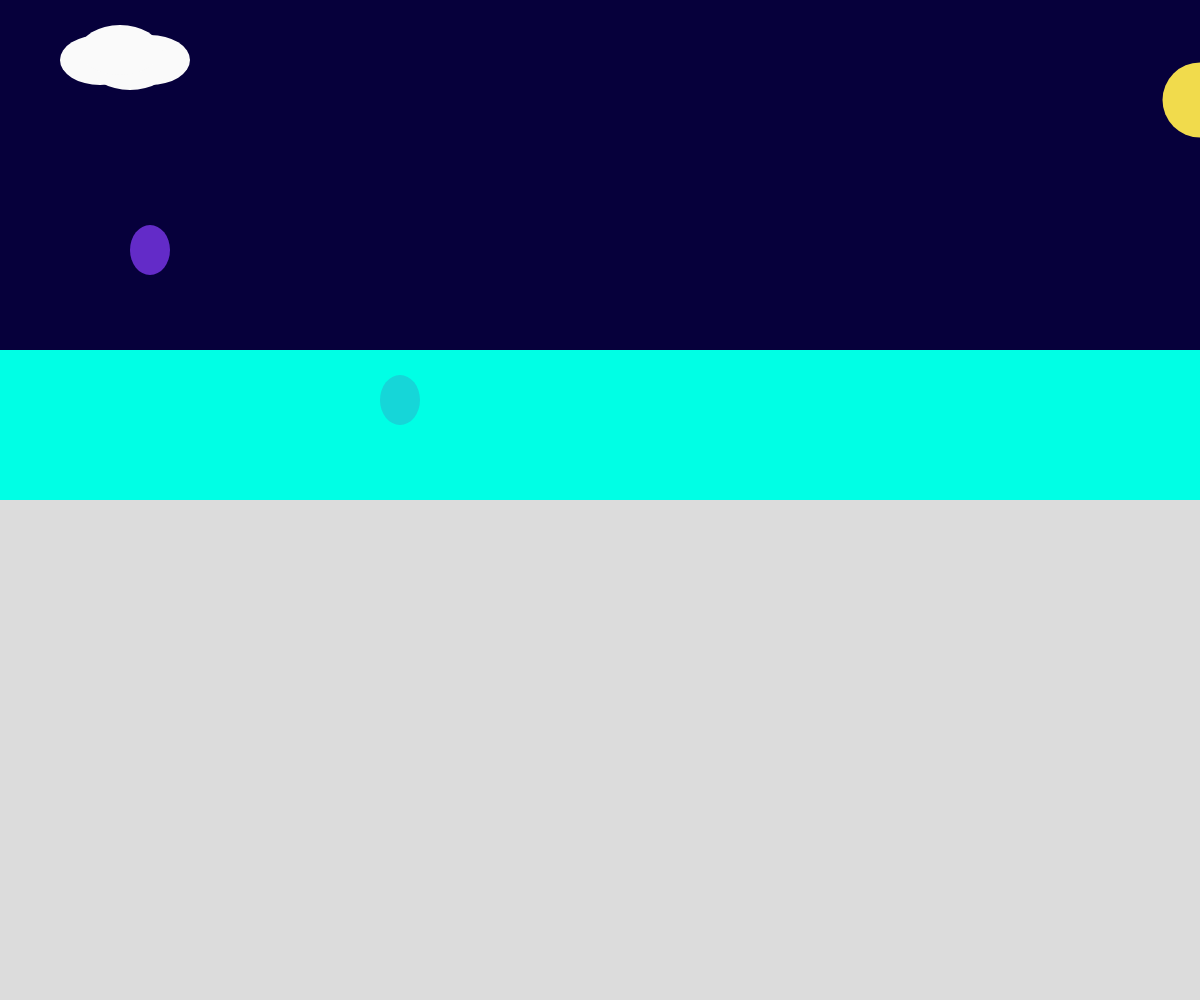
Frame 1 (no input)
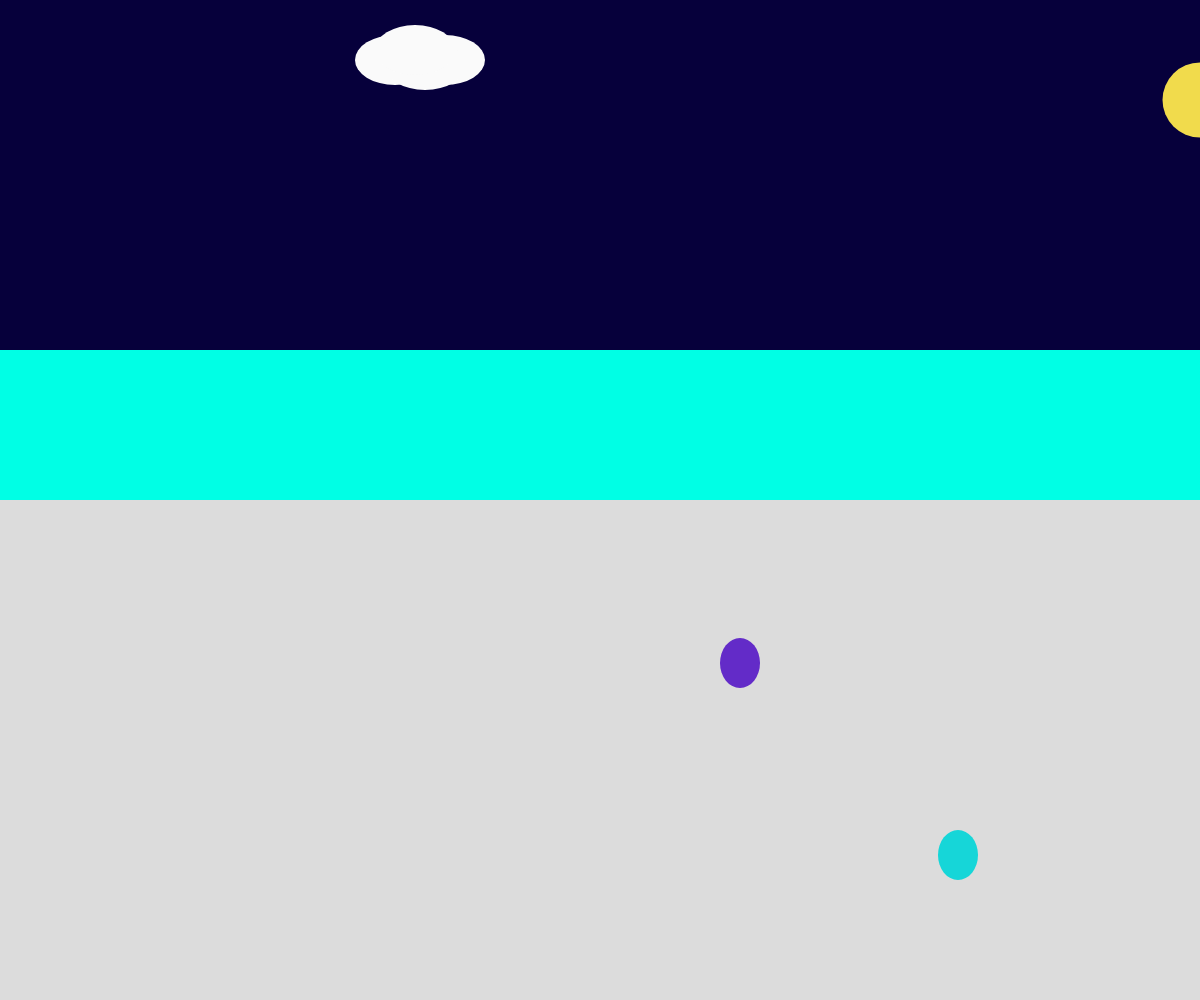
Frame 60 (no input)
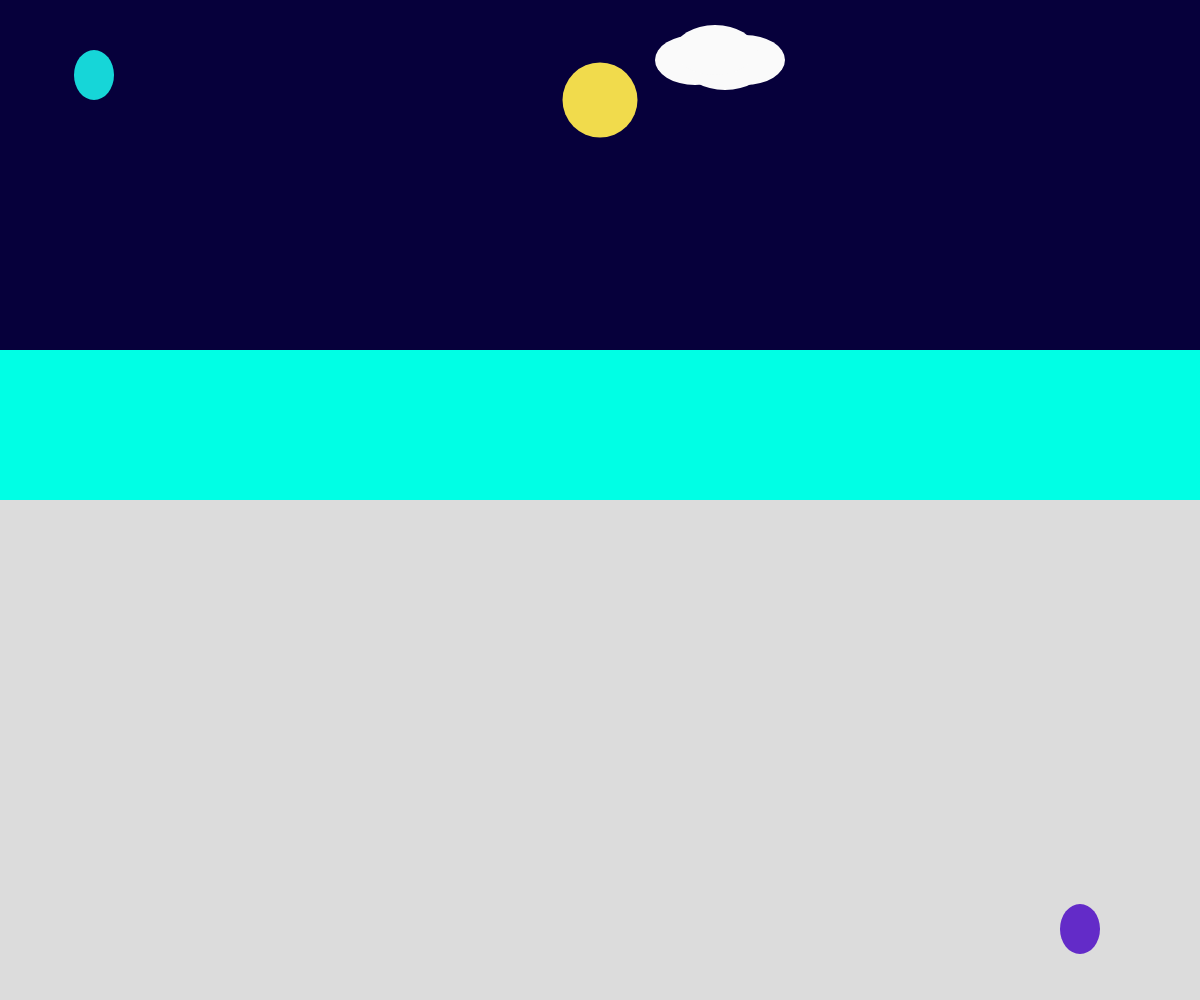
Frame 120 (the mouse pressed at the canvas centre since frame 60)

The p5.js sketch that drew these frames (run headless with seeded random() and noise() and a simulated clock; from frame 60 on, the mouse is pressed at the canvas centre):

// p5.js sketch
// ── sketch.js
let cloud = {
  x1: 100,
  x2: 150,
  x3: 130,
  x4: 120,
  speed: 5
}



let balloon1 = {
  x: 150,
  y: 250,
  xspeed: 10,
  yspeed: 7
}
let balloon2 = {
  x: 400,
  y: 400,
  xspeed: 18,
  yspeed: 13
}

function setup() {
  createCanvas(windowWidth, windowHeight);
}

function draw() {
  background(220);
  noStroke()
  fill(6, 0, 59)
  rect(0, 0, width, 350)
  fill(0, 255, 229)
  rect(0, 350, width, 150)


  //sun
  let sunX = map(mouseX, 0, width, width, 0)

  fill(241, 219, 76)
  ellipse(sunX, 100, 75)

  //balloons
  fill(99, 43, 200)
  ellipse(balloon1.x, balloon1.y, 40, 50)
  fill(22, 214, 216)
  ellipse(balloon2.x, balloon2.y, 40, 50)

  balloon1.x = balloon1.x + balloon1.xspeed
  balloon1.y = balloon1.y + balloon1.yspeed

  if (balloon1.x > width || balloon1.x < 0) {
    balloon1.xspeed = balloon1.xspeed * -1
  }
  if (balloon1.y > height || balloon1.y < 0) {
    balloon1.yspeed = balloon1.yspeed * -1
  }
  balloon2.x = balloon2.x + balloon2.xspeed
  balloon2.y = balloon2.y + balloon2.yspeed

  if (balloon2.x > width || balloon2.x < 0) {
    balloon2.xspeed = balloon2.xspeed * -1
  }
  if (balloon2.y > height || balloon2.y < 0) {
    balloon2.yspeed = balloon2.yspeed * -1
  }


  // cloud
  fill(250)
  ellipse(cloud.x1, 60, 80, 50)
  ellipse(cloud.x2, 60, 80, 50)
  ellipse(cloud.x3, 65, 80, 50)
  ellipse(cloud.x4, 50, 80, 50)

  cloud.x1 = cloud.x1 + cloud.speed
  cloud.x2 = cloud.x2 + cloud.speed
  cloud.x3 = cloud.x3 + cloud.speed
  cloud.x4 = cloud.x4 + cloud.speed


  if (cloud.x1 > width || cloud.x2 < 0) {
    cloud.speed = cloud.speed * random(0, 5, 1, 5)
  }

  houseBuild(50, 50, 5)
  houseBuild(90, 20, 100)
}

function houseBuild(x, y, size) {
  fill(0)
  translate(x, y)
  scale(size)
  rect(200, 300, 100, 60)
  triangle(250, 250, 190, 300, 310, 300)
}
function windowResized(){
  resizeCanvas(windowWidth, windowHeight)
}
